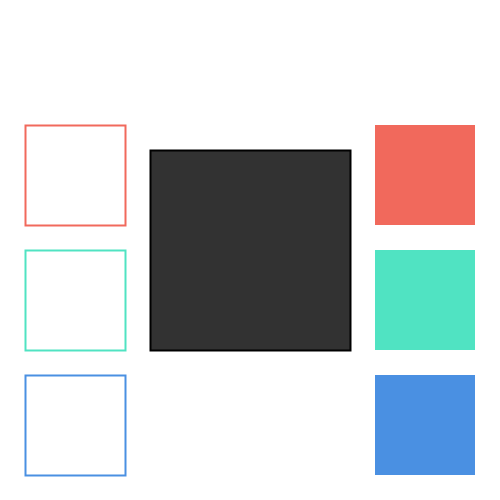
Frame 1 (no input)
Frame 60 (the mouse pressed at the canvas centre just before this capture): identical to frame 1, image omitted
Frame 120 (the mouse held since frame 60 and released just before this capture): identical to frame 1, image omitted

The Processing sketch that drew this single still picture (run headless with seeded random() and noise(); from frame 60 on, the mouse is pressed at the canvas centre):

// Processing sketch: A4L
// ── A4L.pde
color rectColor = color(50, 50, 50);
color rectStroke = color(80, 80, 80);
color rectOne = color(241, 105, 92);
color rectTwo = color(80, 227, 194);
color rectThree = color(74, 144, 226);

int xSmallStroke;
int xSmall;
int yOne;
int yTwo;
int yThree;
int smallSize = 100;

int xBig;
int yBig;
int bigSize = 200;


void setup() {
  size(500, 500);

  xSmallStroke = width/4-100;
  xSmall = 3*width/4;
  yOne = height/4;
  yTwo = height/2;
  yThree = 3*height/4;
  
  xBig = width/2-bigSize/2;
  yBig = height/2-bigSize/2;
  
  background(255);
  strokeWeight(2);

  fill(rectColor);
  rect(xBig, yBig, bigSize, bigSize);
  
  noStroke();
  fill(rectOne);
  rect(xSmall, yOne, smallSize, smallSize);
  fill(rectTwo);
  rect(xSmall, yTwo, smallSize, smallSize);
  fill(rectThree);
  rect(xSmall, yThree, smallSize, smallSize);
  
  noFill();
  stroke(rectOne);
  rect(xSmallStroke, yOne, smallSize, smallSize);
  stroke(rectTwo);
  rect(xSmallStroke, yTwo, smallSize, smallSize);
  stroke(rectThree);
  rect(xSmallStroke, yThree, smallSize, smallSize);
}


void draw() {
}


void mousePressed() {

  if (mouseX >= xSmall 
      & mouseX <= xSmall+smallSize) {

    if (mouseY >= yOne  
        & mouseY <= yOne+smallSize) {
       rectColor = rectOne;
      
    } else if (mouseY >= yTwo 
               & mouseY <= yTwo+smallSize) {
      rectColor = rectTwo;
      
    } else if (mouseY >= yThree 
               & mouseY <= yThree+smallSize) {
      rectColor = rectThree;
      
    }
    
  }
  
  
  if (mouseX >= xSmallStroke 
      & mouseX <= xSmallStroke+smallSize) {

    if (mouseY >= yOne  
        & mouseY <= yOne+smallSize) {
      rectStroke = rectOne;
      
    } else if (mouseY >= yTwo 
               & mouseY <= yTwo+smallSize) {
      rectStroke = rectTwo;
      
    } else if (mouseY >= yThree 
               & mouseY <= yThree+smallSize) {
      rectStroke = rectThree;
      
    }
    
  }
  
  fill(rectColor);
  stroke(rectStroke);
  rect(xBig, yBig, bigSize, bigSize);

}
